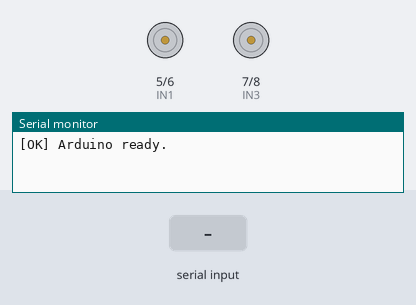
A sketch run on a simulated Arduino Uno, built with avr-gcc and run on an emulated ATmega328P. Shown: motor-driver pin pairs drawn as motors (green arrow = first pin HIGH = forward, orange = second pin HIGH = backward, longer = more drive), the last lines printed to the serial monitor. The inputs (shaded band) are chosen by the test bench.

Above: at 1.2 s.
1.3 s: "F\n" received over Serial
At 2.5 s:
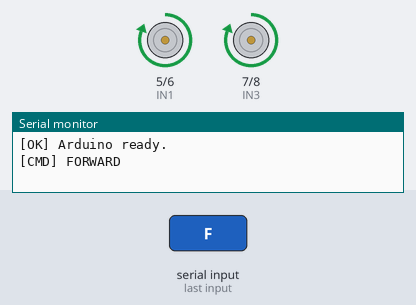
2.8 s: "B\n" received over Serial
At 3.8 s:
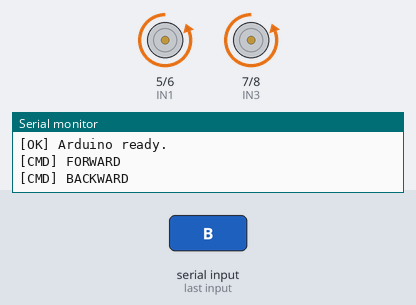
4.3 s: "L_TURN\n" received over Serial
At 5.0 s:
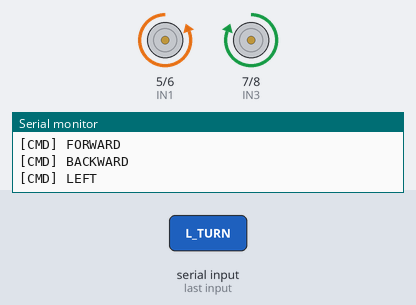
5.8 s: "R_TURN\n" received over Serial
At 6.1 s:
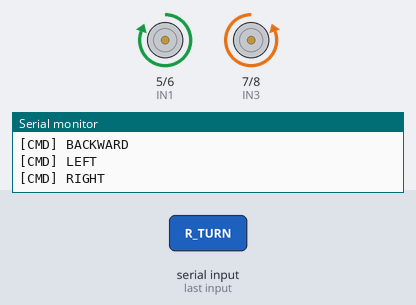
Timing chart, 0 to 8.3 s (numbered marks = the images above; inputs shaded):
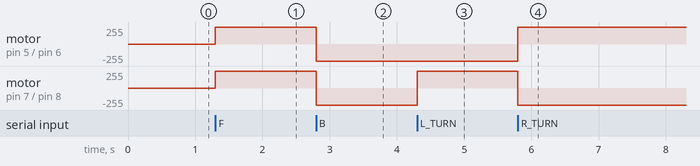

Measured:
- after the input at 1.3 s, motor on pin 5 (IN1) / pin 6 (IN2), motor on pin 7 (IN3) / pin 8 (IN4): stopped → forward 255/255 at once
- after the input at 2.8 s, motor on pin 5 (IN1) / pin 6 (IN2), motor on pin 7 (IN3) / pin 8 (IN4): forward 255/255 → backward 255/255 at once
- after the input at 4.3 s, motor on pin 7 (IN3) / pin 8 (IN4): backward 255/255 → forward 255/255 at once
- after the input at 5.8 s, motor on pin 5 (IN1) / pin 6 (IN2): backward 255/255 → forward 255/255 at once; motor on pin 7 (IN3) / pin 8 (IN4): forward 255/255 → backward 255/255 at once

The sketch:

motor_control.ino
```cpp
const int IN1 = 5;
const int IN2 = 6;
const int IN3 = 7;
const int IN4 = 8;

void setup() {
  Serial.begin(115200);
  pinMode(IN1, OUTPUT);
  pinMode(IN2, OUTPUT);
  pinMode(IN3, OUTPUT);
  pinMode(IN4, OUTPUT);
  stopCar();
  Serial.println("[OK] Arduino ready.");
}

void forward()   { digitalWrite(IN1,HIGH); digitalWrite(IN2,LOW);  digitalWrite(IN3,HIGH); digitalWrite(IN4,LOW);  }
void backward()  { digitalWrite(IN1,LOW);  digitalWrite(IN2,HIGH); digitalWrite(IN3,LOW);  digitalWrite(IN4,HIGH); }
void turnLeft()  { digitalWrite(IN1,LOW);  digitalWrite(IN2,HIGH); digitalWrite(IN3,HIGH); digitalWrite(IN4,LOW);  }
void turnRight() { digitalWrite(IN1,HIGH); digitalWrite(IN2,LOW);  digitalWrite(IN3,LOW);  digitalWrite(IN4,HIGH); }
void stopCar()   { digitalWrite(IN1,LOW);  digitalWrite(IN2,LOW);  digitalWrite(IN3,LOW);  digitalWrite(IN4,LOW);  }

void loop() {
  if (Serial.available()) {
    String cmd = Serial.readStringUntil('\n');
    cmd.trim();
    if (cmd.length() == 0) return;

    if      (cmd.startsWith("F"))      { forward();   Serial.println("[CMD] FORWARD");  }
    else if (cmd.startsWith("B"))      { backward();  Serial.println("[CMD] BACKWARD"); }
    else if (cmd.startsWith("L_TURN")) { turnLeft();  Serial.println("[CMD] LEFT");     }
    else if (cmd.startsWith("R_TURN")) { turnRight(); Serial.println("[CMD] RIGHT");    }
    else if (cmd.startsWith("H"))      { stopCar();   Serial.println("[CMD] STOP");     }
    else { Serial.print("[UNKNOWN] "); Serial.println(cmd); }
  }
}
```
